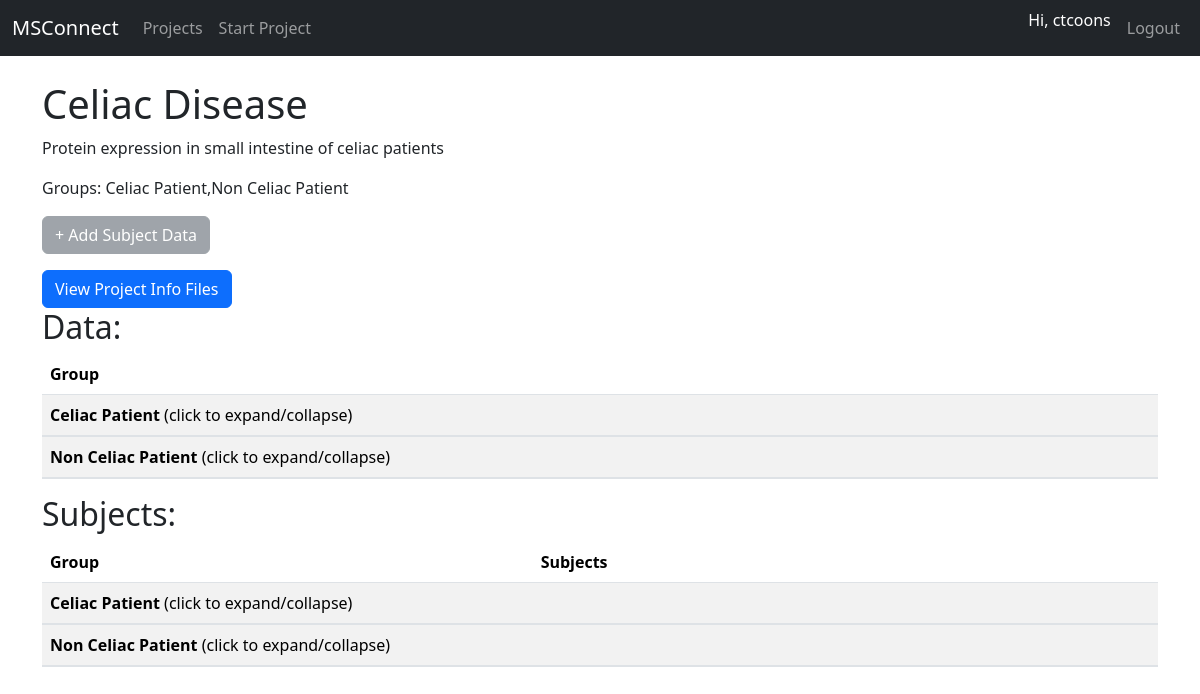
Page /project/3/ (signed in) on the committed database.
### core/models.py (models this page shows, shortened)
class ProjectData(models.Model):
    owner = models.ForeignKey(User, on_delete=models.CASCADE)
    project_name = models.CharField(max_length=200)
    description = models.TextField(blank=True)
    number_of_groups = models.PositiveIntegerField()
    group_names = models.TextField(help_text="Comma-separated group names")
    independent_variable = models.JSONField(default=dict)
    created_at = models.DateTimeField(auto_now_add=True)  # <- this is correct  # Comma-separated group names

class GroupData(models.Model):
    project = models.ForeignKey(ProjectData, on_delete=models.CASCADE, related_name="group_data")
    group_name = models.CharField(max_length=200)

### core/views.py (the view)
# urls.py: path("project/<int:project_id>/", views.project_detail, name="project_detail"),
@login_required
def project_detail(request, project_id):
    project = get_object_or_404(ProjectData, id=project_id)
    group_data = project.group_data.all()  # all groups in this project
    subjects = Subject.objects.filter(group__project=project)  # all subjects linked to this project
    return render(
        request,
        "core/project_detail.html",
        {
            "project": project,
            "group_data": group_data,
            "subjects": subjects,
        },
    )

### core/templates/core/project_detail.html (shortened to what this page needs)
{% extends "core/base.html" %}
{% block content %}
<h1>{{ project.project_name }}</h1>
<p>{{ project.description }}</p>
<p>Groups: {{ project.group_names }}</p>
{% if request.user == project.owner %}
    <a href="{% url 'add_subject_data' project.id %}" class="btn btn-primary mb-3">
        + Add Subject Data
    </a>
{% else %}
    <button class="btn btn-secondary mb-3" disabled title="Only the project owner can add subject data">
        + Add Subject Data
    </button>
{% endif %}
<br>
    <a href="{% url 'view_files' project.id %}" >
        <button class="btn btn-primary">View Project Info Files</button>
    </a>
<h2>Data:</h2>
<table class="table table-striped align-middle">
    <thead>
        <tr>
            <th>Group</th>
        </tr>
    </thead>
    <tbody>
        {% for group in group_data %}
        <tr role="button"
            data-bs-toggle="collapse"
            data-bs-target="#group-data-{{ group.id }}"
            aria-expanded="false"
            aria-controls="group-data-{{ group.id }}"
            style="cursor: pointer;">
            <td colspan="4">
                <strong>{{ group.group_name }}</strong>
                {% if group.group_sub_data.count %} (click to expand/collapse) {% else %}
                    <span class="text-muted">(no data)</span>
                {% endif %}
            </td>
        </tr>
        <tr>
          <td colspan="4" class="p-0">
          </td>
        </tr>
        {% endfor %}
    </tbody>
</table>
<h2>Subjects:</h2>
<table class="table table-striped align-middle">
    <thead>
        <tr>
            <th>Group</th>
            <th>Subjects</th>
        </tr>
    </thead>
    <tbody>
        {% for group in project.group_data.all %}
        <tr role="button"
            data-bs-toggle="collapse"
            data-bs-target="#subjects-{{ group.id }}"
            aria-expanded="false"
            aria-controls="subjects-{{ group.id }}"
            style="cursor: pointer;">
            <td colspan="2">
                <strong>{{ group.group_name }}</strong>
                {% if group.subjects.count %} (click to expand/collapse) {% else %}
                    <span class="text-muted">(no subjects)</span>
                {% endif %}
            </td>
        </tr>
        <tr>
          <td colspan="2" class="p-0">
          </td>
        </tr>
        {% endfor %}
    </tbody>
</table>
{% endblock %}

### core/templates/core/base.html (shortened to what this page needs)
{% load static %}
<!DOCTYPE html>
<html lang="en">
<head>
    <link href="https://cdn.jsdelivr.net/npm/bootstrap@5.3.2/dist/css/bootstrap.min.css" rel="stylesheet">
    <link href="{% static 'core/css/style.css' %}" rel="stylesheet">
</head>
<body>
    <nav class="navbar navbar-expand-lg navbar-dark bg-dark mb-4">
        <div class="container-fluid">
            <a class="navbar-brand" href="{% url 'project_list' %}">MSConnect</a>
            <div class="collapse navbar-collapse" id="navbarNav">
                <ul class="navbar-nav me-auto">
                    <li class="nav-item">
                        <a class="nav-link" href="{% url 'project_list' %}">Projects</a>
                    </li>
                    <li class="nav-item">
                        <a class="nav-link" href="{% url 'start_project' %}">Start Project</a>
                    </li>
                </ul>
                <ul class="navbar-nav">
                    {% if user.is_authenticated %}
                        <li class="nav-item">
                            <span class="navbar-text text-white me-2">Hi, {{ user.username }}</span>
                        </li>
                        <li class="nav-item">
                            <a class="nav-link" href="{% url 'logout' %}">Logout</a>
                        </li>
                    {% endif %}
                </ul>
            </div>
        </div>
    </nav>
    <div class="container">
        {% block content %}{% endblock %}
    </div>
</body>
</html>

### rows in the picture
ProjectData: project_name "Celiac Disease", description "Protein expression in small intestine of celiac patients", group_names "Celiac Patient,Non Celiac Patient"
GroupData: group_name "Celiac Patient", shows "(click to expand/collapse)"
GroupData: group_name "Non Celiac Patient", shows "(click to expand/collapse)"

### other values in the picture
{{ user.username }} "ctcoons"
